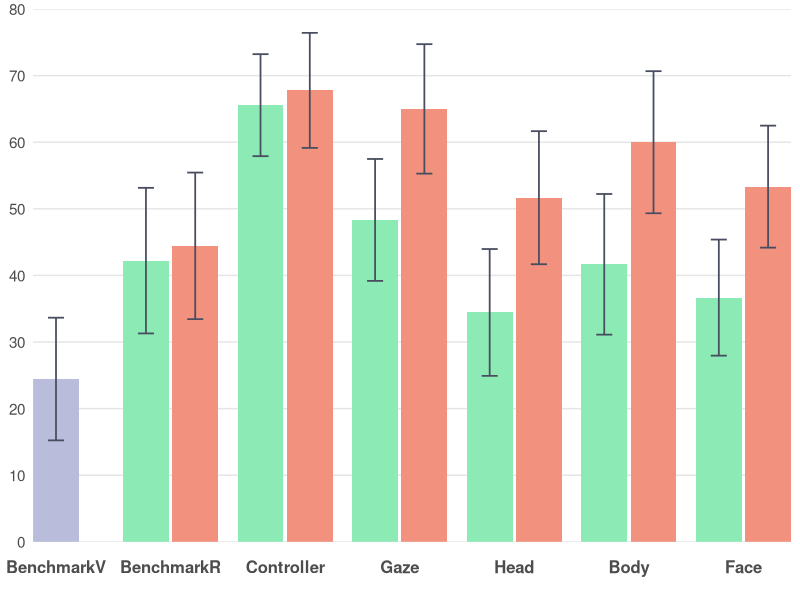
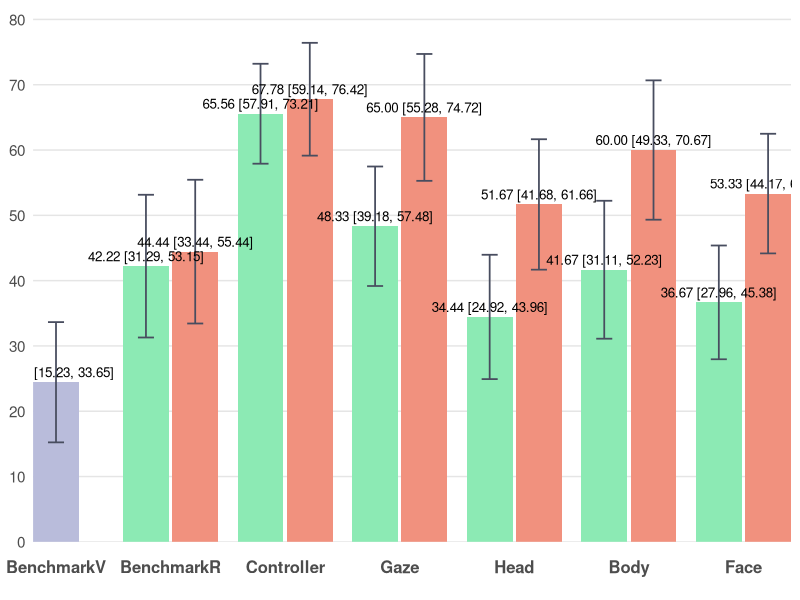

Write the R code that produced these figures, in order.
# ================= Packages =================
if (!require(ggplot2)) install.packages("ggplot2")
library(ggplot2)

# ================= Data =================
# BenchmarkV: 24.44 (±24.66)
# BenchmarkR: Low 42.22 (±29.27), High 44.44 (±29.47)
# Controller: Low 65.56 (±20.50), High 67.78 (±23.13)
# Gaze: Low 48.33 (±24.51), High 65.00 (±26.02)
# Head: Low 34.44 (±25.50), High 51.67 (±26.75)
# Body: Low 41.67 (±28.28), High 60.00 (±28.57)
# Face: Low 36.67 (±23.33), High 53.33 (±24.53)

bench_mean <- 24.44
bench_sd <- 24.66

dat <- data.frame(
  Category = c("BenchmarkV",
               "BenchmarkR","BenchmarkR",
               "Controller","Controller",
               "Gaze","Gaze",
               "Head","Head",
               "Body","Body",
               "Face","Face"),
  slot     = c("C",
               "L","R",
               "L","R",
               "L","R",
               "L","R",
               "L","R",
               "L","R"),
  series   = c("BenchmarkV",
               "Low","High",
               "Low","High",
               "Low","High",
               "Low","High",
               "Low","High",
               "Low","High"),
  mean     = c(bench_mean,
               42.22, 44.44,      # BenchmarkR Low, High
               65.56, 67.78,      # Controller Low, High
               48.33, 65.00,      # Gaze Low, High
               34.44, 51.67,      # Head Low, High
               41.67, 60.00,      # Body Low, High
               36.67, 53.33),     # Face Low, High
  sd       = c(bench_sd,
               29.27, 29.47,      # BenchmarkR Low, High
               20.50, 23.13,      # Controller Low, High
               24.51, 26.02,      # Gaze Low, High
               25.50, 26.75,      # Head Low, High
               28.28, 28.57,      # Body Low, High
               23.33, 24.53),     # Face Low, High
  stringsAsFactors = FALSE
)

# 固定横轴顺序
dat$Category <- factor(dat$Category,
  levels = c("BenchmarkV","BenchmarkR","Controller","Gaze","Head","Body","Face"))
dat$slot   <- factor(dat$slot, levels = c("L","C","R"))
dat$series <- factor(dat$series, levels = c("Low","BenchmarkV","High"))

# ================= 手动定位（确保居中+相邻柱体有间距） =================
# 以每个类目的中心为整数(1,2,3,...)，在左右各偏移 delta；两柱宽度为 bar_w
group_w <- 0.8               # 每个类目总体占宽（<1 避免挤到相邻类目）
bar_w   <- group_w / 2       # 0.4  柱体宽度保持不变
delta   <- group_w / 4       # 0.2  基础偏移
gap     <- 0.03              # 相邻柱体间距（几个像素）

# 对于非BenchmarkV类别，L和R之间增加间距
offset_map <- c(L = -delta - gap/2, C = 0, R = +delta + gap/2)

x_base <- as.numeric(dat$Category)
dat$x  <- x_base + unname(offset_map[as.character(dat$slot)])

# ================= 配色方案 =================
col_low   <- "#8CEAB4"      # Low
col_high  <- "#F1917E"      # High
col_bench <- "#B9BCDB"      # BenchmarkV

err_col   <- "#484D5F"

theme_base <- theme_minimal(base_size = 13) +
  theme(
    legend.position    = "none",
    panel.background   = element_rect(fill = "#FFFFFF", color = NA),  # 白底
    plot.background    = element_rect(fill = "#FFFFFF", color = NA),  # 白底
    panel.grid.major   = element_blank(),  # 去除所有网格线
    panel.grid.minor   = element_blank(),  # 去除所有网格线
    panel.grid.major.x = element_blank(),
    panel.grid.minor.x = element_blank(),
    panel.grid.major.y = element_blank(),
    panel.grid.minor.y = element_blank(),
    axis.ticks.x       = element_blank(),  # 去除x轴刻度线（底部灰色竖线）
    axis.ticks.y       = element_blank(),  # 去除y轴刻度线（左侧竖着的刻度线）
    axis.line.x        = element_blank(),  # 去除x轴线（底部灰色竖线）
    axis.line.y        = element_blank(),  # 去除y轴线（左侧竖线）
    axis.text.x        = element_text(size = 12, face = "bold", 
                                       margin = margin(t = 10, b = 10)),  # 底部文字距离坐标轴更远
    axis.text.y        = element_text(size = 11),
    axis.title         = element_blank()
  )

# y 轴：从0开始，0-80，组间距10
y_top    <- 80
y_bottom <- 0
y_breaks <- seq(0, 80, by = 10)

# x 轴：用数值坐标，刻度放在每个类目中心
x_breaks <- seq_along(levels(dat$Category))
x_labels <- levels(dat$Category)

# ================= 95% 置信区间计算 =================
n <- 30  # 样本量
df <- n - 1  # 自由度 = 29
t_critical <- qt(0.975, df)  # t分布临界值（95% CI，双尾）
# 计算95% CI的误差范围
dat$ci_margin <- t_critical * (dat$sd / sqrt(n))

# ================= 图1：不带标注 =================
p1 <- ggplot(dat, aes(x = x, y = mean, fill = series)) +
  # 手动添加水平坐标线
  geom_hline(yintercept = y_breaks, color = "#E5E5E5", linewidth = 0.5) +
  geom_col(width = bar_w, position = "identity", colour = NA) +
  geom_errorbar(aes(ymin = mean - ci_margin, ymax = mean + ci_margin),
                width = bar_w * 0.35, color = err_col, linewidth = 0.6,
                position = "identity") +
  scale_fill_manual(values = c(Low = col_low, BenchmarkV = col_bench, High = col_high)) +
  scale_y_continuous(breaks = y_breaks, minor_breaks = NULL) +
  scale_x_continuous(breaks = x_breaks, labels = x_labels, expand = c(0, 0)) +
  coord_cartesian(ylim = c(y_bottom, y_top), expand = 0) +
  theme_base

# ================= 图2：带"均值 (95% CI)"标注 =================
lab_df <- transform(dat, label = sprintf("%.2f [%.2f, %.2f]", mean, 
                                          mean - ci_margin, mean + ci_margin))

p2 <- ggplot(dat, aes(x = x, y = mean, fill = series)) +
  # 手动添加水平坐标线
  geom_hline(yintercept = y_breaks, color = "#E5E5E5", linewidth = 0.5) +
  geom_col(width = bar_w, position = "identity", colour = NA) +
  geom_errorbar(aes(ymin = mean - ci_margin, ymax = mean + ci_margin),
                width = bar_w * 0.35, color = err_col, linewidth = 0.6,
                position = "identity") +
  geom_text(data = lab_df, aes(label = label),
            vjust = -0.5, size = 3.4, position = "identity") +
  scale_fill_manual(values = c(Low = col_low, BenchmarkV = col_bench, High = col_high)) +
  scale_y_continuous(breaks = y_breaks, minor_breaks = NULL) +
  scale_x_continuous(breaks = x_breaks, labels = x_labels, expand = c(0, 0)) +
  coord_cartesian(ylim = c(y_bottom, y_top * 1.02), expand = 0) +
  theme_base

# 保存文件（确保目录存在）
if (!dir.exists("no_labels")) dir.create("no_labels", recursive = TRUE)
if (!dir.exists("with_labels")) dir.create("with_labels", recursive = TRUE)
ggsave("no_labels/time_no_labels.png", p1, width = 8, height = 3.57, dpi = 300, bg = "white")
ggsave("with_labels/time_with_labels.png", p2, width = 8, height = 3.91, dpi = 300, bg = "white")
